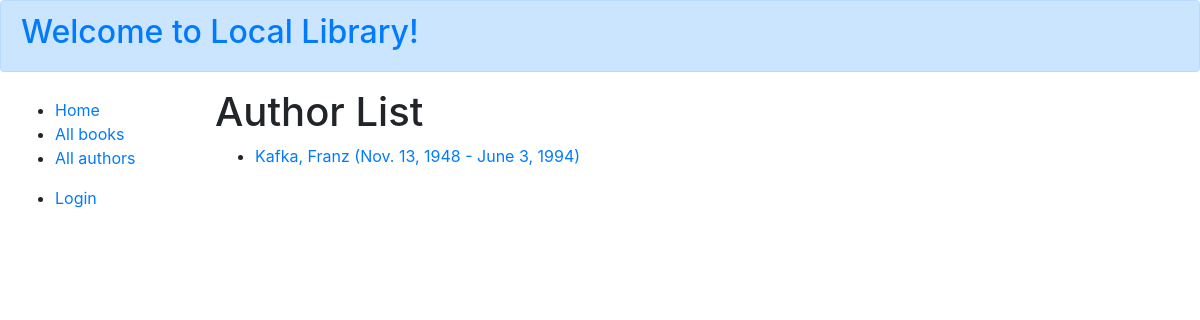
Page /catalog/authors/ on the earlier database version.
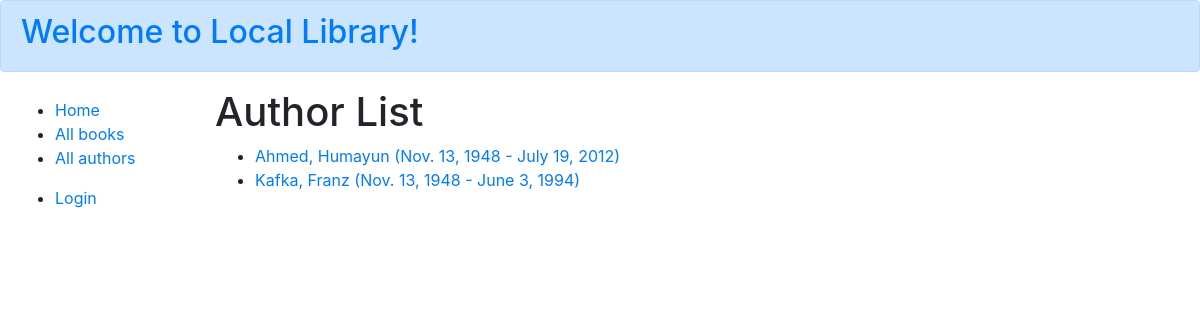
Same page on the later database version.
### catalog/models.py (models this page shows, shortened)
class Author(models.Model):
    profile_picture = models.ImageField(help_text="Profile Picture", null=True, blank=True, default='default_author.jpg')
    first_name = models.CharField(max_length=100)
    last_name = models.CharField(max_length=100)
    date_of_birth = models.DateField(null=True, blank=True)
    date_of_death = models.DateField('died', null=True, blank=True)
    biography = models.TextField(
    max_length=1000, null=True, blank=True, help_text="Enter a brief description about the author")
    class Meta:
        ordering = ['last_name', 'first_name']
    def get_absolute_url(self):
        return reverse('author-detail', args=[str(self.id)])
    def __str__(self):
        return '{0}, {1}'.format(self.last_name, self.first_name)

### catalog/views.py (the view)
# urls.py: path('authors/', views.AuthorListView.as_view(), name='authors'),
class AuthorListView(generic.ListView):
    model = Author
    paginate_by = 10

### catalog/templates/catalog/author_list.html
{% extends "base_generic.html" %}
{% block content %}
<h1>Author List</h1>
{% if author_list %}
<ul>
    {% for author in author_list %}
    <li>
        <a href="{{ author.get_absolute_url }}">
            {{ author }} ({{author.date_of_birth}} - {% if author.date_of_death %}{{author.date_of_death}}{% endif %})
        </a>
    </li>
    {% endfor %}
</ul>
{% else %}
<p>There are no authors available.</p>
{% endif %}
{% endblock %}

Differences in the rows shown:
added Author: last_name+first_name "Ahmed, Humayun", date_of_birth "Nov. 13, 1948", date_of_death "July 19, 2012"
